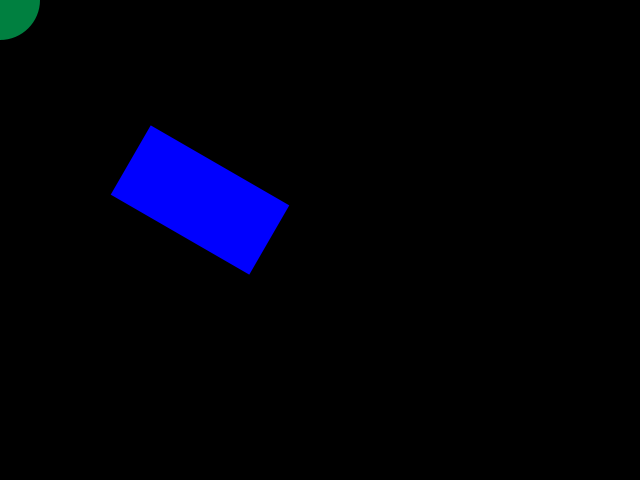
Frame 1 (no input)
Frame 60 (the mouse pressed at the canvas centre just before this capture): identical to frame 1, image omitted
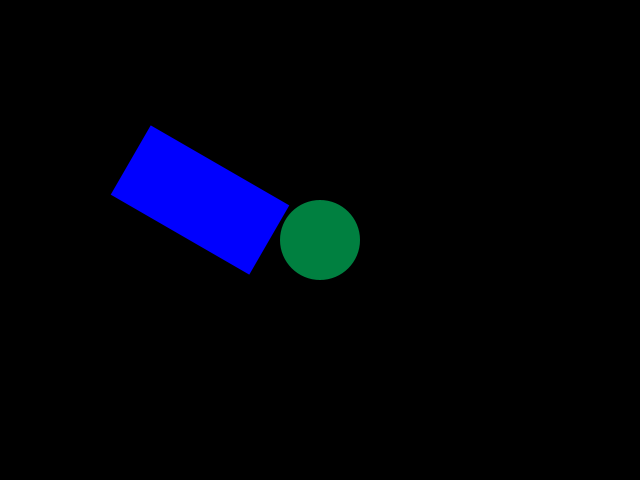
Frame 120 (the mouse held since frame 60 and released just before this capture)

The Processing sketch that drew these frames (run headless with seeded random() and noise(); from frame 60 on, the mouse is pressed at the canvas centre):

// Processing sketch: Circle_ADV
// ── Circle_ADV.pde
Ball ball;
BoxCollider2D cols[];


void setup(){
  size(640, 480);
  ball = new Ball(40, 320, 240);

  cols = new BoxCollider2D[1];
  cols[0] = new BoxCollider2D(200,200,80,40, 0.523599);

}

void draw(){
  background(0);
  ball.SetPosition(mouseX, mouseY);
  ball.SetColor(color (0,128,64,255));

  if(cols[0].CircleCheckIfCollision(ball)){
    ball.SetColor(color (255,128,64,255));
  }

  ball.Draw();
  cols[0].Draw(color(0, 0, 255, 255));
}
// ── Circle_BoxCollider.pde
//Mess made by Robert Sandh - Yrgo GP20

class BoxCollider2D{
	int posX;
	int posY;

	float rectSizeX;
	float rectSizeY;

	PVector v[];
	PVector cornerDir[];

	boolean hit;
	PVector hitNormal;
	PVector hitPoint;


	PVector testDotVectorOne = new PVector(0,0);
	PVector testDotVectorTwo = new PVector(0,0);
	PVector testHitPoint = new PVector(0,0);
	PVector testHitNormal = new PVector(0,0);
	PVector testDirToBall = new PVector(0,0);

	BoxCollider2D(int px, int py, int sx, int sy, float angle){
		this.posX = px;
		this.posY = py;

		this.v = new PVector[4];
		this.v[0] = new PVector( sx,  sy);
		this.v[1] = new PVector( sx, -sy);
		this.v[2] = new PVector(-sx, -sy);
		this.v[3] = new PVector(-sx,  sy);

		this.rectSizeX = 0;
		this.rectSizeY = 0;
		this.cornerDir = new PVector[4];

		for(int i = 0; i < v.length; i++){
			
			this.v[i].rotate(angle);

			this.cornerDir[i] = new PVector(v[i].x, v[i].y);

			if(v[i].x > rectSizeX)
				this.rectSizeX = v[i].x;

			if(v[i].y > rectSizeY)
				this.rectSizeY = v[i].y;

			this.v[i].set(v[i].x + px, v[i].y + py);
		}

		this.hit = false;
		this.hitPoint = new PVector(0,0);
		this.hitNormal = new PVector(0,0);
	}


	boolean CircleCheckIfCollision(Ball ball){
		hit = false;
		float radius = ball.GetRadius();
		PVector bPos = new PVector(ball.GetPosition().x, ball.GetPosition().y);

		//Check if inside rect
		if(bPos.x - radius < this.posX + this.rectSizeX && bPos.x + radius > this.posX - this.rectSizeX){
			if(bPos.y - radius < this.posY + this.rectSizeY && bPos.y + radius > this.posY - this.rectSizeY){
				//print("ball is inside rect");
				CircleCollider2D(ball);
			}
		}
		return hit;
	}

	void CircleCollider2D(Ball ball){
		PVector ballPos = ball.GetPosition();
		PVector bPos = new PVector(ballPos.x, ballPos.y);
		PVector bDir = new PVector(bPos.x - posX, bPos.y - posY);

		PVector compDir = new PVector(bDir.x, bDir.y);

		//Get closest dir in relation to ball (replace with sqrmag to vert?!)
		int closest = 0;
		int secondClosest = 0;
		float compDot = -100000.0;
		float dot = 0;

		//Get closest dir in relation to ball
		for(int i = 0; i < v.length; i++){
			dot = compDir.dot(cornerDir[i]);
			if(dot > compDot){
				closest = i;
				compDot = dot;
			} 
		}


		PVector otherDir = new PVector(bDir.x, bDir.y);
		compDir.set(-cornerDir[closest].y, cornerDir[closest].x);

testDirToBall.set(otherDir.x, otherDir.y);
		
		//See if left or right to closest corner
		PVector wallDir = new PVector(0,0);
		float wallLength = 0;
		dot = compDir.dot(otherDir);

		if(dot > 0){
			secondClosest = (closest - 1);// %(v.length - 1);
			if(secondClosest < 0)
				secondClosest += 4;

			wallDir.set(v[secondClosest].x - v[closest].x, v[secondClosest].y - v[closest].y);
			wallLength = wallDir.mag();

		}else{
			secondClosest = (closest + 1);
			if(secondClosest > 3)
				secondClosest -= 4;

			wallDir.set(v[closest].x - v[secondClosest].x, v[closest].y - v[secondClosest].y);
			wallLength = wallDir.mag();
		}
		wallLength *= 0.5;


testDotVectorOne.set(cornerDir[closest].x, cornerDir[closest].y);
testDotVectorTwo.set(cornerDir[secondClosest].x, cornerDir[secondClosest].y);


		//Get closest point on wall
		PVector pOnLine = NearestPointOnLine(v[closest], wallDir, bPos);
		PVector midPoint = new PVector(v[closest].x + v[secondClosest].x, v[closest].y + v[secondClosest].y);
				midPoint.mult(0.5);
		float distToMid = GetSqrDistBetweenToPoints(midPoint, pOnLine);
		float distPOLToBallC = GetSqrDistBetweenToPoints(bPos, pOnLine);

		//If dist to ball < ball radius we are on/in collider
		if(distPOLToBallC < ball.GetRadius() * ball.GetRadius()){
			hit = true;
			//print("ball hit a wall");
			//If inside wall length else get vertexpoint
			if(distToMid < wallLength * wallLength){
				hitNormal.set(wallDir.y, -wallDir.x);
				hitNormal.normalize();
				hitPoint.set(pOnLine.x, pOnLine.y);
			}else{
				//print("ball hit a corner");
				//Closet bewtween v[closest]
				hitNormal.set(bPos.x - v[closest].x, bPos.y - v[closest].y);
				hitNormal.normalize();
				hitPoint.set(v[closest].x, v[closest].y);
			}
		}
testHitPoint.set(hitPoint.x, hitPoint.y);
testHitNormal.set(hitNormal.x * 100, hitNormal.y *100);
	}

	float GetSqrDistBetweenToPoints(PVector vOne, PVector vTwo){
		PVector v1 = new PVector(vOne.x , vOne.y);
		PVector v2 = new PVector(vTwo.x , vTwo.y);

		v1.sub(v2);
		return v1.magSq();
	}

	//Thx. "lordOfDuct" //Rewritten from unity tutorial
	PVector NearestPointOnLine(PVector lineStart, PVector lineDir, PVector vPoint){
		PVector lS = new PVector(lineStart.x, lineStart.y);
		PVector lDir = new PVector(lineDir.x, lineDir.y);
		PVector pnt = new PVector(vPoint.x, vPoint.y);

	    lDir.normalize();
	    PVector v = pnt.sub(lS);
	    float d = v.dot(lDir);
	   // line(lS.x + lDir.x * d, lS.y + lDir.y * d, lS.x + lDir.x * d, lS.y+200 + lDir.y * d);

	    //point on line
	    lDir.mult(d);
	    lS.add(lDir);
	    return lS;
	}


	void Draw(color col){
		strokeWeight(2);
		noStroke();
		fill(color(col));
		quad(v[0].x, v[0].y, v[1].x, v[1].y, v[2].x, v[2].y, v[3].x, v[3].y);
		
/*
		//Debug
		noFill();
		stroke(color(255,0,0,64));
		for(int i = 0; i < v.length; i++){
			line(posX, posY, posX + cornerDir[i].x * 20, posY + cornerDir[i].y * 20);
		}
		//draw rect
		stroke(color(255,128,0,128));
		
		rect(posX - rectSizeX, posY - rectSizeY, rectSizeX * 2, rectSizeY * 2);
		
		stroke(color(0,128,0,255));
		line(posX, posY, posX + testDotVectorOne.x, posY + testDotVectorOne.y);

		stroke(color(0,64,0,255));
		line(posX, posY, posX + testDotVectorTwo.x, posY + testDotVectorTwo.y);

		stroke(color(0,255,0,255));
		line(posX,posY,posX+ testDirToBall.x, posY + testDirToBall.y);
*/
		if(hit){
			stroke(color(255,0,0,255));
			line(testHitPoint.x, testHitPoint.y, testHitPoint.x + testHitNormal.x, testHitPoint.y + testHitNormal.y);
		}

	}
}
/*
class HitInfo{
	boolean hit;
	PVector hitPoint;
	PVector hitNormal;

	HitInfo(boolean hit, PVector hitPoint, PVector hitNormal){
		this.hit = hit;
		this.hitPoint = hitPoint;
		this.hitNormal = hitNormal;
	}

	void setHit(boolean h){
		this.hit = h; 
	}

	void setNormal(PVector n){
		this.hitNormal = n;
	}

	void setPoint(PVector p){
		this.hitPoint = p;
	}

}
*/
// ── Circle_ball.pde
class Ball{
	float radius;
	PVector pos;
	PVector forceV;

	float deformY;
	float deformX;

	color ballColor = color(255, 255, 255);

	Ball(float r, float posX, float posY){
		this.radius = r;
		this.pos = new PVector(posX, posY);
		this.deformX = 0;
		this.deformY = 0;
		this.forceV = new PVector(0,0);
	}

	void SetPosition(float x, float y){
		pos.set(x,y);
	}

	void SetForce(float fX, float fY){
		forceV.set(fX, fY);
	}

	void AddForces(float g, float drag){
		forceV.mult(1 - drag);
		forceV.set(forceV.x, forceV.y + g);
		pos.add(forceV);
	}

	void SetColor(color col){
		this.ballColor = col;
	}

	float GetRadius(){
		return radius;
	}

	PVector GetPosition(){
		return pos;
	}

	void Draw(){

		deformX *= 0.1;
		deformY *= 0.1;

		noStroke();
		fill(ballColor);

		ellipse(pos.x, pos.y, radius *2 + deformX, radius *2 + deformY);
	}
}
// ── closestPoint.pde

//THX. "lordOfDuct"

//linePnt - point the line passes through
//lineDir - unit vector in direction of line, either direction works
//pnt - the point to find nearest on line for
PVector NearestPointOnLineRewritten(PVector lineStart, PVector lineDir, PVector vPoint)
{
	PVector lS = new PVector(lineStart.x, lineStart.y);
	PVector lDir = new PVector(lineDir.x, lineDir.y);
	PVector pnt = new PVector(vPoint.x, vPoint.y);

    lDir.normalize();//this needs to be a unit vector
    PVector v = pnt.sub(lS);
    //PVector v = lineStart.sub(point);
    float d = v.dot(lDir);
    line(lS.x + lDir.x * d, lS.y + lDir.y * d, lS.x + lDir.x * d, lS.y+200 + lDir.y * d);


    //return linePnt + lDir * d;
    //point on line
    lDir.mult(d);
    lS.add(lDir);
    return lS;
}
